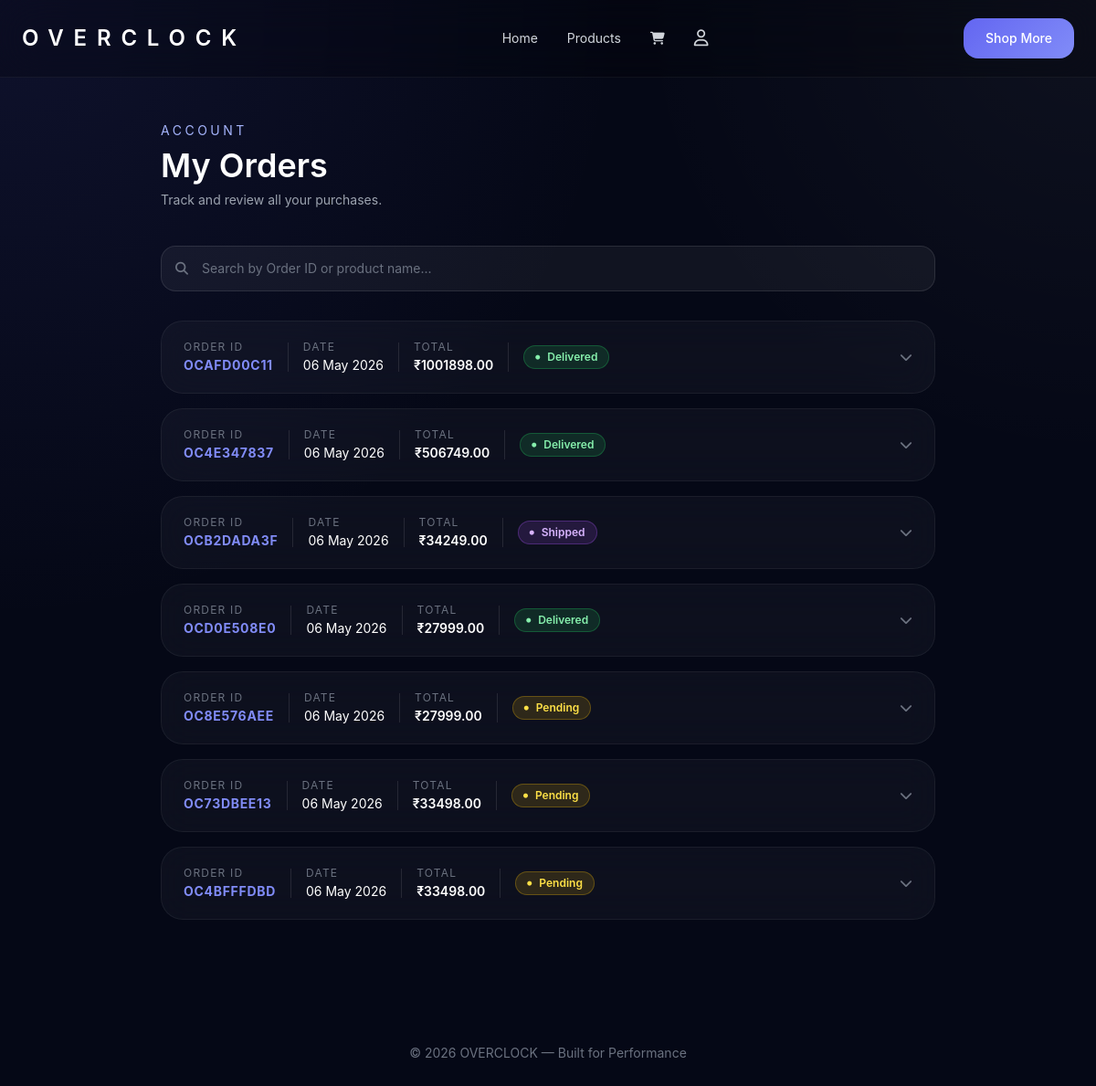
The page /order-history/ (signed in) on the database its author committed.
### Overclock/models.py (models this page shows, shortened)
class Order(models.Model):
    STATUS_CHOICES = [
        ('Pending',    'Pending'),
        ('Processing', 'Processing'),
        ('Shipped',    'Shipped'),
        ('Delivered',  'Delivered'),
    ]
    PAYMENT_CHOICES = [
        ('COD',  'Cash on Delivery'),
        ('UPI',  'UPI'),
        ('CARD', 'Credit/Debit Card'),
    ]
    order_id       = models.CharField(max_length=20, unique=True, editable=False)
    user           = models.ForeignKey(User, on_delete=models.SET_NULL, null=True, blank=True)
    full_name      = models.CharField(max_length=100)
    email          = models.EmailField()
    phone          = models.CharField(max_length=15)
    address        = models.TextField()
    city           = models.CharField(max_length=100)
    pincode        = models.CharField(max_length=10)
    payment_method = models.CharField(max_length=10, choices=PAYMENT_CHOICES)
    upi_id         = models.CharField(max_length=100, blank=True, null=True)
    card_number    = models.CharField(max_length=20,  blank=True, null=True)
    card_expiry    = models.CharField(max_length=7,   blank=True, null=True)
    card_cvv       = models.CharField(max_length=4,   blank=True, null=True)
    delivery_email  = models.EmailField(blank=True, null=True)   # email for digital delivery
    license_key     = models.TextField(blank=True, null=True)    # filled by admin for digital products
    subtotal       = models.DecimalField(max_digits=10, decimal_places=2)
    delivery_fee   = models.DecimalField(max_digits=10, decimal_places=2)
    grand_total       = models.DecimalField(max_digits=10, decimal_places=2)
    promo_code        = models.CharField(max_length=500, blank=True, null=True)
    discount_amount   = models.DecimalField(max_digits=10, decimal_places=2, default=0)
    status         = models.CharField(max_length=20, choices=STATUS_CHOICES, default='Pending')
    created_at     = models.DateTimeField(auto_now_add=True)
    class Meta:
        ordering = ['-created_at']

### Overclock/views.py (the view)
# urls.py: path('order-history/', views.order_history, name='order_history'),
def order_history(request):
    email = request.session.get('email')
    if not email:
        return redirect('login')
    try:
        user = User.objects.get(email=email)
        orders = Order.objects.filter(
            models.Q(user=user) | models.Q(email=email)
        ).distinct().prefetch_related('items')
    except User.DoesNotExist:
        orders = Order.objects.filter(email=email).prefetch_related('items')
    return render(request, 'order_history.html', {'orders': orders})

### Overclock/context_processors.py (called while the page is built)
def categories(request):
    return {
        'nav_categories': Category.objects.all().order_by('name')
    }

### Overclock/models.py (called while the page is built)
    @property
    def total(self):
        return self.price * self.quantity

### Overclock/templates/order_history.html (shortened to what this page needs)
{% load static %}
<!DOCTYPE html>
<html lang="en">
<head>
<script src="https://cdn.tailwindcss.com"></script>
<link rel="stylesheet" href="https://cdnjs.cloudflare.com/ajax/libs/font-awesome/6.5.0/css/all.min.css">
</head>
<body>
<header class="sticky top-0 z-50 border-b border-white/5 backdrop-blur-xl bg-black/20">
    <div class="max-w-7xl mx-auto px-6 py-5 flex items-center justify-between">
        <a href="{% url 'index' %}" class="text-xl md:text-2xl font-semibold tracking-[0.45em]">OVERCLOCK</a>
        <nav class="hidden lg:flex items-center gap-8 text-sm text-gray-300">
            <a href="{% url 'index' %}"        class="hover:text-white transition">Home</a>
            <a href="{% url 'all_products' %}" class="hover:text-white transition">Products</a>
            <a href="{% url 'cart' %}"         class="hover:text-white transition"><i class="fa-solid fa-cart-shopping"></i></a>
            <a href="{% url 'profile' %}"      class="hover:text-white transition"><i class="fa-regular fa-user text-lg"></i></a>
        </nav>
        <a href="{% url 'all_products' %}" class="build-btn px-6 py-3 rounded-2xl text-sm font-medium">Shop More</a>
    </div>
</header>
<main class="max-w-4xl mx-auto px-6 pt-12 pb-24">
    <div class="mb-10 fade-up">
        <p class="text-sm text-indigo-300 mb-2 tracking-[0.25em] uppercase">Account</p>
        <h1 class="text-4xl font-semibold">My Orders</h1>
        <p class="text-gray-400 mt-2 text-sm">Track and review all your purchases.</p>
    </div>
    {% if orders %}
    <div class="fade-up mb-8" style="animation-delay:100ms">
        <div class="relative">
            <i class="fa-solid fa-magnifying-glass absolute left-4 top-1/2 -translate-y-1/2 text-gray-500 text-sm"></i>
            <input type="text" id="orderSearch"
                   placeholder="Search by Order ID or product name..."
                   class="w-full pl-11 pr-4 py-3.5 rounded-2xl text-sm text-white placeholder-gray-500 outline-none transition"
                   style="background:rgba(255,255,255,0.05); border:1px solid rgba(255,255,255,0.1);"
                   oninput="filterOrders(this.value)">
        </div>
    </div>
    <div class="space-y-4" id="ordersList">
        {% for order in orders %}
        <div class="order-card glass rounded-3xl overflow-hidden fade-up"
             style="animation-delay:{{ forloop.counter }}50ms"
             data-order-id="{{ order.order_id|lower }}"
             data-items="{% for item in order.items.all %}{{ item.product_name|lower }} {% endfor %}">
            <button class="w-full text-left px-6 py-5 flex items-center justify-between gap-4"
                    onclick="toggleOrder(this)">
                <div class="flex items-center gap-4 flex-wrap">
                    <div>
                        <p class="text-xs text-gray-500 uppercase tracking-widest mb-0.5">Order ID</p>
                        <p class="font-bold text-indigo-400 tracking-wider text-sm">{{ order.order_id }}</p>
                    </div>
                    <div>
                        <p class="text-xs text-gray-500 uppercase tracking-widest mb-0.5">Date</p>
                        <p class="text-sm text-white">{{ order.created_at|date:"d M Y" }}</p>
                    </div>
                    <div>
                        <p class="text-xs text-gray-500 uppercase tracking-widest mb-0.5">Total</p>
                        <p class="text-sm font-semibold text-white">₹{{ order.grand_total }}</p>
                    </div>
                    <span class="inline-flex items-center gap-2 px-3 py-1 rounded-full text-xs font-semibold badge-{{ order.status }}">
                        <i class="fa-solid fa-circle text-[5px]"></i> {{ order.status }}
                    </span>
                </div>
                <i class="fa-solid fa-chevron-down chevron text-gray-500 flex-shrink-0 text-sm"></i>
            </button>
        </div>
        {% endfor %}
    </div>
    {% endif %}
</main>
<footer class="text-center py-10 text-gray-500 text-sm">© 2026 OVERCLOCK — Built for Performance</footer>
</body>
</html>

### Overclock/templates/order_history.html (style rules this page uses)
* { margin:0; padding:0; box-sizing:border-box; cursor:default; }
body { font-family:Inter,sans-serif; background:radial-gradient(circle at top left,rgba(99,102,241,.10),transparent 40%),radial-gradient(circle at top right,rgba(255,255,255,.04),transparent 30%),#050816; color:white; overflow-x:hidden; min-height:100vh; }
a, button { cursor:pointer; text-decoration:none; }
input { cursor:text; }
.glass { background:rgba(255,255,255,0.035); backdrop-filter:blur(18px); border:1px solid rgba(255,255,255,0.06); }
.build-btn { background:linear-gradient(135deg,#6366f1,#818cf8); transition:.3s ease; }
.badge-Pending { background:rgba(234,179,8,0.15); border:1px solid rgba(234,179,8,0.3); color:#fde047; }
.badge-Shipped { background:rgba(168,85,247,0.15); border:1px solid rgba(168,85,247,0.3); color:#d8b4fe; }
.badge-Delivered { background:rgba(34,197,94,0.15); border:1px solid rgba(34,197,94,0.3); color:#86efac; }
.chevron { transition:transform 0.3s ease; }
.order-card { transition:0.25s ease; }
.fade-up { opacity:0; transform:translateY(18px); animation:fadeUp 0.5s ease forwards; }

### rows shown on the page
Order: order_id "OCAFD00C11", created_at "06 May 2026", grand_total "1001898.00", status "Delivered"
Order: order_id "OC4E347837", created_at "06 May 2026", grand_total "506749.00", status "Delivered"
Order: order_id "OCB2DADA3F", created_at "06 May 2026", grand_total "34249.00", status "Shipped"
Order: order_id "OCD0E508E0", created_at "06 May 2026", grand_total "27999.00", status "Delivered"
Order: order_id "OC8E576AEE", created_at "06 May 2026", grand_total "27999.00", status "Pending"
Order: order_id "OC73DBEE13", created_at "06 May 2026", grand_total "33498.00", status "Pending"
Order: order_id "OC4BFFFDBD", created_at "06 May 2026", grand_total "33498.00", status "Pending"
